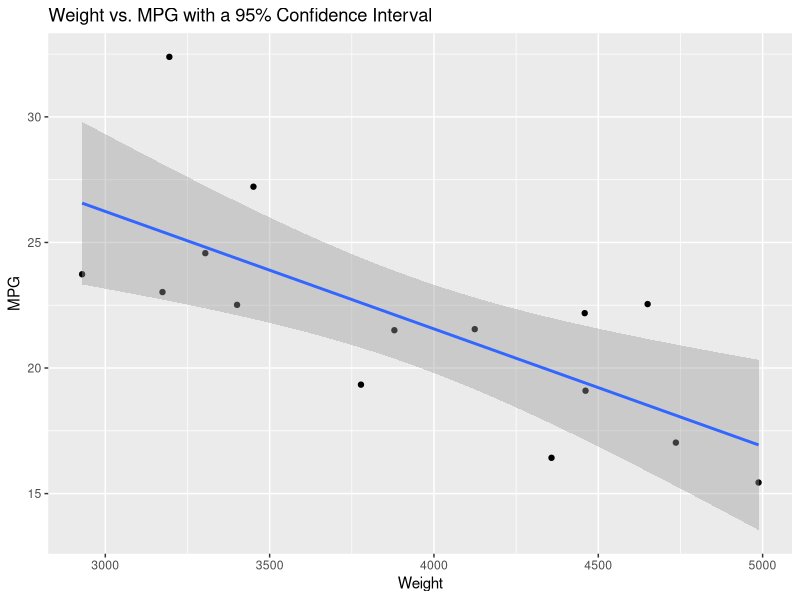
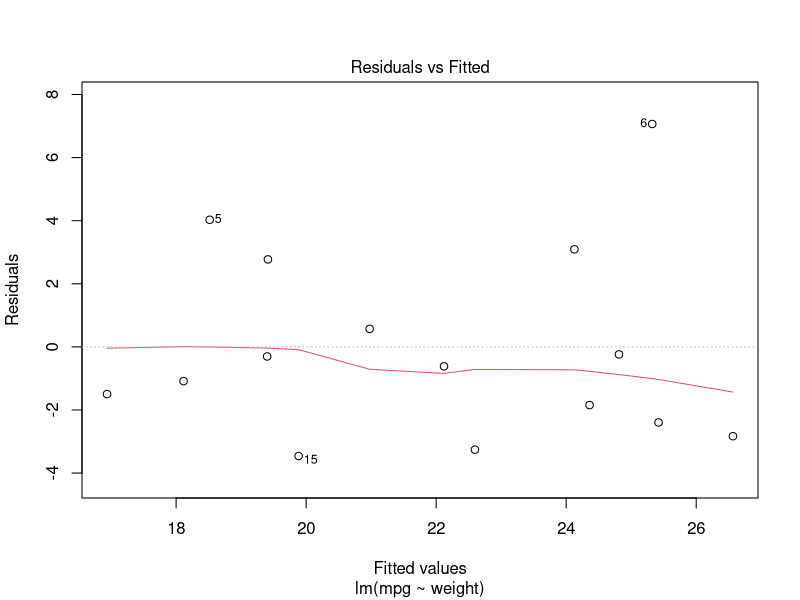
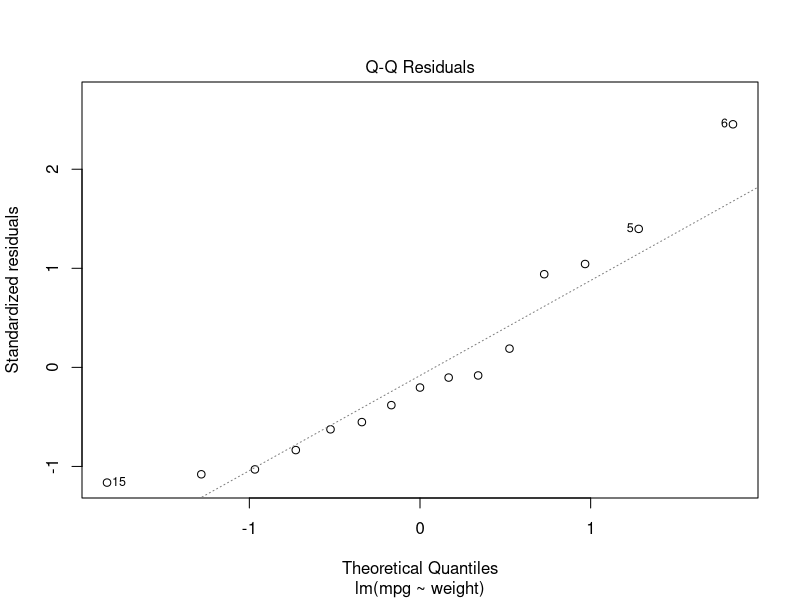
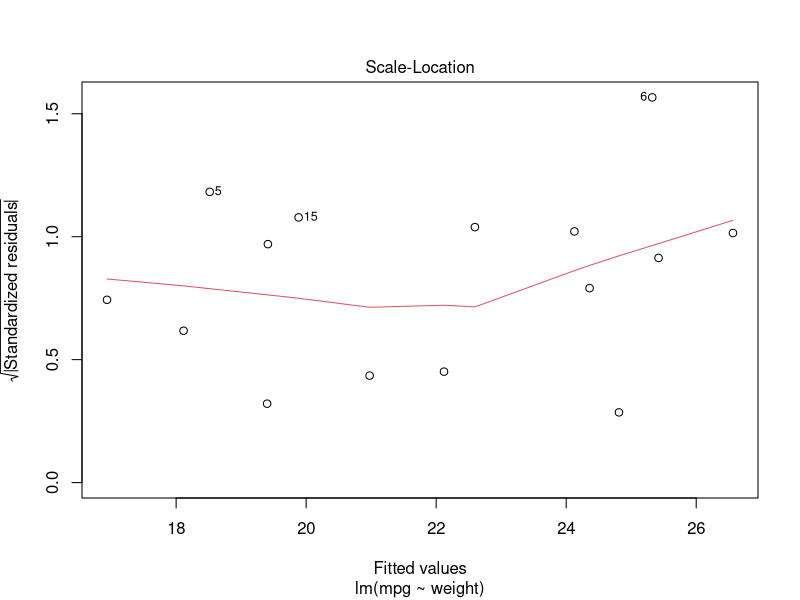
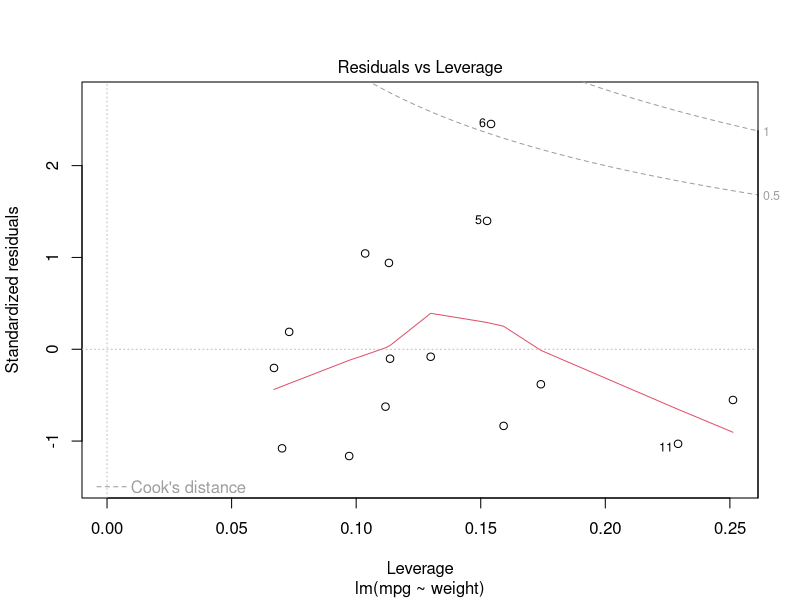
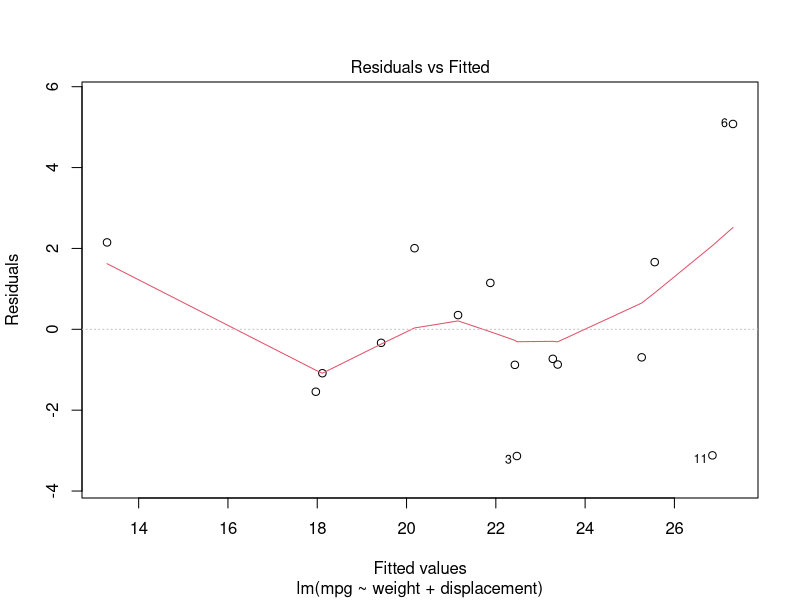
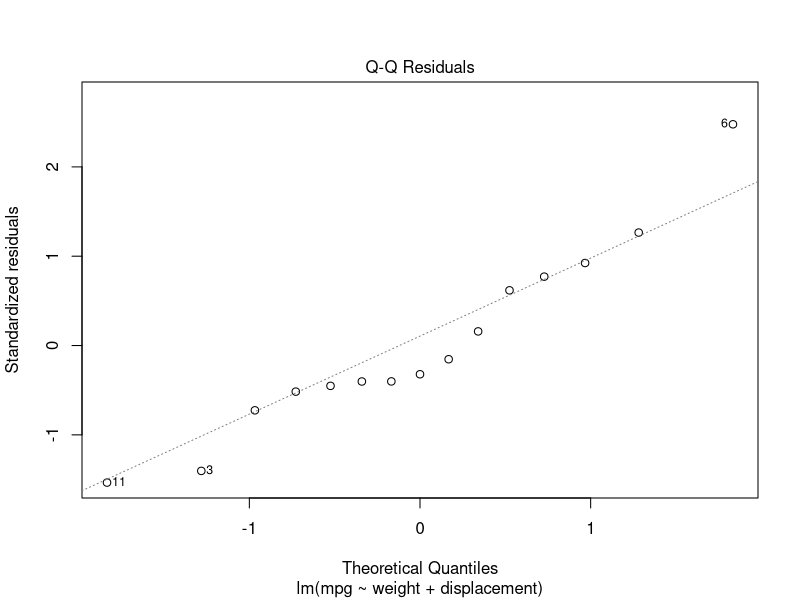
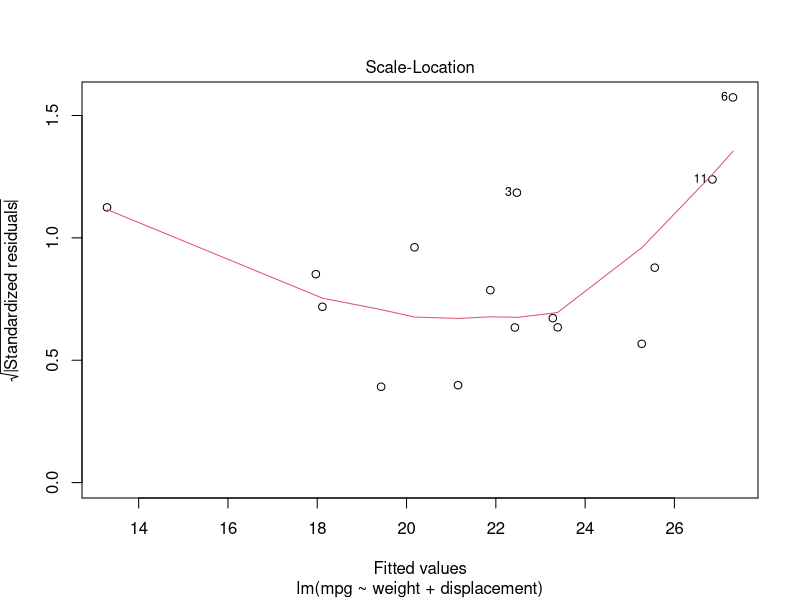

Here is the R script that generated these plots, in order:
## ---- chunk 1
knitr::opts_chunk$set(echo = TRUE)
library(dplyr)
library(ggplot2)
## ---- chunk 2
data <- read.csv('data.csv')
## ---- chunk 3
(fit1 <- lm(mpg ~ weight, data = data))
## ---- chunk 4
ggplot(data,
       aes(x = weight,
                 y = mpg)) + 
  geom_point() + 
  stat_smooth(method = lm, level = 0.95) + 
  xlab('Weight') + 
  ylab('MPG') + 
  ggtitle('Weight vs. MPG with a 95% Confidence Interval')
## ---- chunk 5
summary(fit1)
## ---- chunk 6
(fit2 <- lm(mpg ~ weight + displacement, data = data))
## ---- chunk 7
summary(fit2)
## ---- chunk 8
x <- matrix(data = c(rep(1, 15), 
                     data$weight, 
                     data$displacement), nrow = 15, byrow = F)
xt <- t(x)
xtx_inv <- solve(xt %*% x)
## ---- chunk 9
data
## ---- chunk 10
a <- c(1, 3000, 150) %>% as.matrix()
at <- t(a)
s <- ((sse <- sum((fitted(fit2) - data$mpg)^2))/(15-2)) %>% sqrt()
bhat <- c(36.5, -0.000308, -0.0718) %>% as.matrix()
at %*% bhat + 2.16* s * sqrt(at %*% xtx_inv %*% a)
at %*% bhat - 2.16* s * sqrt(at %*% xtx_inv %*% a)
## ---- chunk 11
at %*% bhat + 2.16* s * sqrt(1 + at %*% xtx_inv %*% a)
at %*% bhat - 2.16* s * sqrt(1 + at %*% xtx_inv %*% a)
## ---- chunk 12
anova(fit1)
anova(fit2)
## ---- chunk 13
fit1 %>% plot()
fit2 %>% plot()
